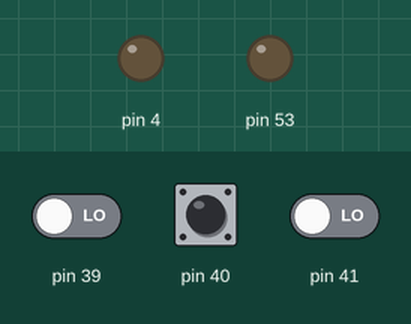
This sketch was run on a simulated Arduino Mega 2560, built with avr-gcc and run on an emulated ATmega2560. On the bench: output pins drawn as LEDs (lit = HIGH). Inputs (shaded band) come from the test bench; at power-on: pin 39 LOW, pin 40 HIGH, pin 41 LOW. Storage starts empty; what the sketch prints to the serial monitor is not drawn. At 4.5 s the program stops and its outputs stay as they are.

Above: at 0.1 s.
At 3.4 s:
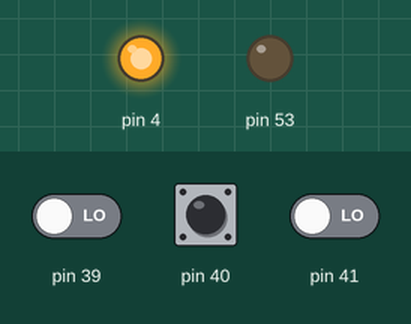
Timing chart, 0 to 4.9 s (numbered marks = the images above):
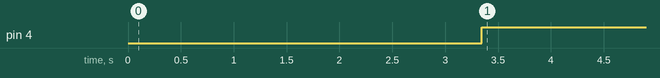

The sketch:

TEST.ino
```cpp
#include <SoftwareSerial.h>
#include <Wire.h>
#include <SD.h>
#include <SPI.h>
#include <nRF24L01.h>
#include "RF24.h"
#include "tweetnacl.c"

File file;
char* key = "01234567891011121314151617181920";
char* nounce = "000000010000000100000002";
int count = 0;

void setup() {
  Serial.begin(9600);
  Serial.println("=== Init ===");
  // Initialisation de la carte SD
  pinMode(53, OUTPUT);
  //digitalWrite(10, HIGH);
  Serial.println("Initialisation de la carte SD...");
  if (!SD.begin(4)) {
    Serial.println("initialisation echouee !");
    return;
  }
  file = SD.open("tst.txt", FILE_WRITE);
}

void loop() {
  while(count++ < 20) {
    if(file) {
      Serial.println("--- Boucle "+String(count)+" ---");
      char* capture = "tst";
      Serial.println("Capture : "+String(capture));
      file.write(capture);
      char* cipher = malloc(strlen(capture));
      char* dec = malloc(strlen(capture));
      long start = micros();
      crypto_stream_xor(cipher,capture,strlen(capture),nounce,key);
      float elapsed = micros()-start;
      crypto_stream_xor(dec, cipher, strlen(cipher),nounce,key);
      float elapsed2 = micros()-elapsed-start;
      Serial.print("Chiffrement : "+String(elapsed/(sizeof(capture)))+" us/octet, ");
      Serial.println("Déchiffrement : "+String(elapsed2/(sizeof(capture)))+" us/octet");
      Serial.println("Cipher : "+String(cipher));
      Serial.println("Deciphered : "+String(dec));
      file.write(cipher);
      file.write(dec);
      free(&cipher);
      free(&dec);
      free(&capture);
      Serial.println("Fin boucle "+String(count));
    } else {
      Serial.println("Fichier non ouvert");
    }
    delay(1000);
  }
  file.close();
  Serial.println("Fichier fermé !");
}
```

tweetnacl.c
```cpp
#include "tweetnacl.h"
#define FOR(i,n) for (i = 0;i < n;++i)
#define sv static void

typedef unsigned char u8;
typedef unsigned long u32;
typedef unsigned long long u64;
typedef long long i64;
typedef i64 gf[16];
extern void randombytes(u8 *,u64);

static const u8
  _0[16],
  _9[32] = {9};
static const gf
  gf0,
  gf1 = {1},
  _121665 = {0xDB41,1},
  D = {0x78a3, 0x1359, 0x4dca, 0x75eb, 0xd8ab, 0x4141, 0x0a4d, 0x0070, 0xe898, 0x7779, 0x4079, 0x8cc7, 0xfe73, 0x2b6f, 0x6cee, 0x5203},
  D2 = {0xf159, 0x26b2, 0x9b94, 0xebd6, 0xb156, 0x8283, 0x149a, 0x00e0, 0xd130, 0xeef3, 0x80f2, 0x198e, 0xfce7, 0x56df, 0xd9dc, 0x2406},
  X = {0xd51a, 0x8f25, 0x2d60, 0xc956, 0xa7b2, 0x9525, 0xc760, 0x692c, 0xdc5c, 0xfdd6, 0xe231, 0xc0a4, 0x53fe, 0xcd6e, 0x36d3, 0x2169},
  Y = {0x6658, 0x6666, 0x6666, 0x6666, 0x6666, 0x6666, 0x6666, 0x6666, 0x6666, 0x6666, 0x6666, 0x6666, 0x6666, 0x6666, 0x6666, 0x6666},
  I = {0xa0b0, 0x4a0e, 0x1b27, 0xc4ee, 0xe478, 0xad2f, 0x1806, 0x2f43, 0xd7a7, 0x3dfb, 0x0099, 0x2b4d, 0xdf0b, 0x4fc1, 0x2480, 0x2b83};

static u32 L32(u32 x,int c) { return (x << c) | ((x&0xffffffff) >> (32 - c)); }

static u32 ld32(const u8 *x)
{
  u32 u = x[3];
  u = (u<<8)|x[2];
  u = (u<<8)|x[1];
  return (u<<8)|x[0];
}

static u64 dl64(const u8 *x)
{
  u64 i,u=0;
  FOR(i,8) u=(u<<8)|x[i];
  return u;
}

sv st32(u8 *x,u32 u)
{
  int i;
  FOR(i,4) { x[i] = u; u >>= 8; }
}

sv ts64(u8 *x,u64 u)
{
  int i;
  for (i = 7;i >= 0;--i) { x[i] = u; u >>= 8; }
}

static int vn(const u8 *x,const u8 *y,int n)
{
  u32 i,d = 0;
  FOR(i,n) d |= x[i]^y[i];
  return (1 & ((d - 1) >> 8)) - 1;
}

int crypto_verify_16(const u8 *x,const u8 *y)
{
  return vn(x,y,16);
}

int crypto_verify_32(const u8 *x,const u8 *y)
{
  return vn(x,y,32);
}

sv core(u8 *out,const u8 *in,const u8 *k,const u8 *c,int h)
{
  u32 w[16],x[16],y[16],t[4];
  int i,j,m;

  FOR(i,4) {
    x[5*i] = ld32(c+4*i);
    x[1+i] = ld32(k+4*i);
    x[6+i] = ld32(in+4*i);
    x[11+i] = ld32(k+16+4*i);
  }

  FOR(i,16) y[i] = x[i];

  FOR(i,20) {
    FOR(j,4) {
      FOR(m,4) t[m] = x[(5*j+4*m)%16];
      t[1] ^= L32(t[0]+t[3], 7);
      t[2] ^= L32(t[1]+t[0], 9);
      t[3] ^= L32(t[2]+t[1],13);
      t[0] ^= L32(t[3]+t[2],18);
      FOR(m,4) w[4*j+(j+m)%4] = t[m];
    }
    FOR(m,16) x[m] = w[m];
  }

  if (h) {
    FOR(i,16) x[i] += y[i];
    FOR(i,4) {
      x[5*i] -= ld32(c+4*i);
      x[6+i] -= ld32(in+4*i);
    }
    FOR(i,4) {
      st32(out+4*i,x[5*i]);
      st32(out+16+4*i,x[6+i]);
    }
  } else
    FOR(i,16) st32(out + 4 * i,x[i] + y[i]);
}

int crypto_core_salsa20(u8 *out,const u8 *in,const u8 *k,const u8 *c)
{
  core(out,in,k,c,0);
  return 0;
}

int crypto_core_hsalsa20(u8 *out,const u8 *in,const u8 *k,const u8 *c)
{
  core(out,in,k,c,1);
  return 0;
}

static const u8 sigma[16] = "expand 32-byte k";

int crypto_stream_salsa20_xor(u8 *c,const u8 *m,u64 b,const u8 *n,const u8 *k)
{
  u8 z[16],x[64];
  u32 u,i;
  if (!b) return 0;
  FOR(i,16) z[i] = 0;
  FOR(i,8) z[i] = n[i];
  while (b >= 64) {
    crypto_core_salsa20(x,z,k,sigma);
    FOR(i,64) c[i] = (m?m[i]:0) ^ x[i];
    u = 1;
    for (i = 8;i < 16;++i) {
      u += (u32) z[i];
      z[i] = u;
      u >>= 8;
    }
    b -= 64;
    c += 64;
    if (m) m += 64;
  }
  if (b) {
    crypto_core_salsa20(x,z,k,sigma);
    FOR(i,b) c[i] = (m?m[i]:0) ^ x[i];
  }
  return 0;
}

int crypto_stream_salsa20(u8 *c,u64 d,const u8 *n,const u8 *k)
{
  return crypto_stream_salsa20_xor(c,0,d,n,k);
}

int crypto_stream(u8 *c,u64 d,const u8 *n,const u8 *k)
{
  u8 s[32];
  crypto_core_hsalsa20(s,n,k,sigma);
  return crypto_stream_salsa20(c,d,n+16,s);
}

int crypto_stream_xor(u8 *c,const u8 *m,u64 d,const u8 *n,const u8 *k)
{
  u8 s[32];
  crypto_core_hsalsa20(s,n,k,sigma);
  return crypto_stream_salsa20_xor(c,m,d,n+16,s);
}

sv add1305(u32 *h,const u32 *c)
{
  u32 j,u = 0;
  FOR(j,17) {
    u += h[j] + c[j];
    h[j] = u & 255;
    u >>= 8;
  }
}

static const u32 minusp[17] = {
  5, 0, 0, 0, 0, 0, 0, 0, 0, 0, 0, 0, 0, 0, 0, 0, 252
} ;

int crypto_onetimeauth(u8 *out,const u8 *m,u64 n,const u8 *k)
{
  u32 s,i,j,u,x[17],r[17],h[17],c[17],g[17];

  FOR(j,17) r[j]=h[j]=0;
  FOR(j,16) r[j]=k[j];
  r[3]&=15;
  r[4]&=252;
  r[7]&=15;
  r[8]&=252;
  r[11]&=15;
  r[12]&=252;
  r[15]&=15;

  while (n > 0) {
    FOR(j,17) c[j] = 0;
    for (j = 0;(j < 16) && (j < n);++j) c[j] = m[j];
    c[j] = 1;
    m += j; n -= j;
    add1305(h,c);
    FOR(i,17) {
      x[i] = 0;
      FOR(j,17) x[i] += h[j] * ((j <= i) ? r[i - j] : 320 * r[i + 17 - j]);
    }
    FOR(i,17) h[i] = x[i];
    u = 0;
    FOR(j,16) {
      u += h[j];
      h[j] = u & 255;
      u >>= 8;
    }
    u += h[16]; h[16] = u & 3;
    u = 5 * (u >> 2);
    FOR(j,16) {
      u += h[j];
      h[j] = u & 255;
      u >>= 8;
    }
    u += h[16]; h[16] = u;
  }

  FOR(j,17) g[j] = h[j];
  add1305(h,minusp);
  s = -(h[16] >> 7);
  FOR(j,17) h[j] ^= s & (g[j] ^ h[j]);

  FOR(j,16) c[j] = k[j + 16];
  c[16] = 0;
  add1305(h,c);
  FOR(j,16) out[j] = h[j];
  return 0;
}

int crypto_onetimeauth_verify(const u8 *h,const u8 *m,u64 n,const u8 *k)
{
  u8 x[16];
  crypto_onetimeauth(x,m,n,k);
  return crypto_verify_16(h,x);
}

int crypto_secretbox(u8 *c,const u8 *m,u64 d,const u8 *n,const u8 *k)
{
  int i;
  if (d < 32) return -1;
  crypto_stream_xor(c,m,d,n,k);
  crypto_onetimeauth(c + 16,c + 32,d - 32,c);
  FOR(i,16) c[i] = 0;
  return 0;
}

int crypto_secretbox_open(u8 *m,const u8 *c,u64 d,const u8 *n,const u8 *k)
{
  int i;
  u8 x[32];
  if (d < 32) return -1;
  crypto_stream(x,32,n,k);
  if (crypto_onetimeauth_verify(c + 16,c + 32,d - 32,x) != 0) return -1;
  crypto_stream_xor(m,c,d,n,k);
  FOR(i,32) m[i] = 0;
  return 0;
}

sv set25519(gf r, const gf a)
{
  int i;
  FOR(i,16) r[i]=a[i];
}

sv car25519(gf o)
{
  int i;
  i64 c;
  FOR(i,16) {
    o[i]+=(1LL<<16);
    c=o[i]>>16;
    o[(i+1)*(i<15)]+=c-1+37*(c-1)*(i==15);
    o[i]-=c<<16;
  }
}

sv sel25519(gf p,gf q,int b)
{
  i64 t,i,c=~(b-1);
  FOR(i,16) {
    t= c&(p[i]^q[i]);
    p[i]^=t;
    q[i]^=t;
  }
}

sv pack25519(u8 *o,const gf n)
{
  int i,j,b;
  gf m,t;
  FOR(i,16) t[i]=n[i];
  car25519(t);
  car25519(t);
  car25519(t);
  FOR(j,2) {
    m[0]=t[0]-0xffed;
    for(i=1;i<15;i++) {
      m[i]=t[i]-0xffff-((m[i-1]>>16)&1);
      m[i-1]&=0xffff;
    }
    m[15]=t[15]-0x7fff-((m[14]>>16)&1);
    b=(m[15]>>16)&1;
    m[14]&=0xffff;
    sel25519(t,m,1-b);
  }
  FOR(i,16) {
    o[2*i]=t[i]&0xff;
    o[2*i+1]=t[i]>>8;
  }
}

static int neq25519(const gf a, const gf b)
{
  u8 c[32],d[32];
  pack25519(c,a);
  pack25519(d,b);
  return crypto_verify_32(c,d);
}

static u8 par25519(const gf a)
{
  u8 d[32];
  pack25519(d,a);
  return d[0]&1;
}

sv unpack25519(gf o, const u8 *n)
{
  int i;
  FOR(i,16) o[i]=n[2*i]+((i64)n[2*i+1]<<8);
  o[15]&=0x7fff;
}

sv A(gf o,const gf a,const gf b)
{
  int i;
  FOR(i,16) o[i]=a[i]+b[i];
}

sv Z(gf o,const gf a,const gf b)
{
  int i;
  FOR(i,16) o[i]=a[i]-b[i];
}

sv M(gf o,const gf a,const gf b)
{
  i64 i,j,t[31];
  FOR(i,31) t[i]=0;
  FOR(i,16) FOR(j,16) t[i+j]+=a[i]*b[j];
  FOR(i,15) t[i]+=38*t[i+16];
  FOR(i,16) o[i]=t[i];
  car25519(o);
  car25519(o);
}

sv S(gf o,const gf a)
{
  M(o,a,a);
}

sv inv25519(gf o,const gf i)
{
  gf c;
  int a;
  FOR(a,16) c[a]=i[a];
  for(a=253;a>=0;a--) {
    S(c,c);
    if(a!=2&&a!=4) M(c,c,i);
  }
  FOR(a,16) o[a]=c[a];
}

sv pow2523(gf o,const gf i)
{
  gf c;
  int a;
  FOR(a,16) c[a]=i[a];
  for(a=250;a>=0;a--) {
    S(c,c);
    if(a!=1) M(c,c,i);
  }
  FOR(a,16) o[a]=c[a];
}

int crypto_scalarmult(u8 *q,const u8 *n,const u8 *p)
{
  u8 z[32];
  i64 x[80],r,i;
  gf a,b,c,d,e,f;
  FOR(i,31) z[i]=n[i];
  z[31]=(n[31]&127)|64;
  z[0]&=248;
  unpack25519(x,p);
  FOR(i,16) {
    b[i]=x[i];
    d[i]=a[i]=c[i]=0;
  }
  a[0]=d[0]=1;
  for(i=254;i>=0;--i) {
    r=(z[i>>3]>>(i&7))&1;
    sel25519(a,b,r);
    sel25519(c,d,r);
    A(e,a,c);
    Z(a,a,c);
    A(c,b,d);
    Z(b,b,d);
    S(d,e);
    S(f,a);
    M(a,c,a);
    M(c,b,e);
    A(e,a,c);
    Z(a,a,c);
    S(b,a);
    Z(c,d,f);
    M(a,c,_121665);
    A(a,a,d);
    M(c,c,a);
    M(a,d,f);
    M(d,b,x);
    S(b,e);
    sel25519(a,b,r);
    sel25519(c,d,r);
  }
  FOR(i,16) {
    x[i+16]=a[i];
    x[i+32]=c[i];
    x[i+48]=b[i];
    x[i+64]=d[i];
  }
  inv25519(x+32,x+32);
  M(x+16,x+16,x+32);
  pack25519(q,x+16);
  return 0;
}

int crypto_scalarmult_base(u8 *q,const u8 *n)
{
  return crypto_scalarmult(q,n,_9);
}

int crypto_box_keypair(u8 *y,u8 *x)
{
  randombytes(x,32);
  return crypto_scalarmult_base(y,x);
}

int crypto_box_beforenm(u8 *k,const u8 *y,const u8 *x)
{
  u8 s[32];
  crypto_scalarmult(s,x,y);
  return crypto_core_hsalsa20(k,_0,s,sigma);
}

int crypto_box_afternm(u8 *c,const u8 *m,u64 d,const u8 *n,const u8 *k)
{
  return crypto_secretbox(c,m,d,n,k);
}

int crypto_box_open_afternm(u8 *m,const u8 *c,u64 d,const u8 *n,const u8 *k)
{
  return crypto_secretbox_open(m,c,d,n,k);
}

int crypto_box(u8 *c,const u8 *m,u64 d,const u8 *n,const u8 *y,const u8 *x)
{
  u8 k[32];
  crypto_box_beforenm(k,y,x);
  return crypto_box_afternm(c,m,d,n,k);
}

int crypto_box_open(u8 *m,const u8 *c,u64 d,const u8 *n,const u8 *y,const u8 *x)
{
  u8 k[32];
  crypto_box_beforenm(k,y,x);
  return crypto_box_open_afternm(m,c,d,n,k);
}

static u64 R(u64 x,int c) { return (x >> c) | (x << (64 - c)); }
static u64 Ch(u64 x,u64 y,u64 z) { return (x & y) ^ (~x & z); }
static u64 Maj(u64 x,u64 y,u64 z) { return (x & y) ^ (x & z) ^ (y & z); }
static u64 Sigma0(u64 x) { return R(x,28) ^ R(x,34) ^ R(x,39); }
static u64 Sigma1(u64 x) { return R(x,14) ^ R(x,18) ^ R(x,41); }
static u64 sigma0(u64 x) { return R(x, 1) ^ R(x, 8) ^ (x >> 7); }
static u64 sigma1(u64 x) { return R(x,19) ^ R(x,61) ^ (x >> 6); }

static const u64 K[80] =
{
  0x428a2f98d728ae22ULL, 0x7137449123ef65cdULL, 0xb5c0fbcfec4d3b2fULL, 0xe9b5dba58189dbbcULL,
  0x3956c25bf348b538ULL, 0x59f111f1b605d019ULL, 0x923f82a4af194f9bULL, 0xab1c5ed5da6d8118ULL,
  0xd807aa98a3030242ULL, 0x12835b0145706fbeULL, 0x243185be4ee4b28cULL, 0x550c7dc3d5ffb4e2ULL,
  0x72be5d74f27b896fULL, 0x80deb1fe3b1696b1ULL, 0x9bdc06a725c71235ULL, 0xc19bf174cf692694ULL,
  0xe49b69c19ef14ad2ULL, 0xefbe4786384f25e3ULL, 0x0fc19dc68b8cd5b5ULL, 0x240ca1cc77ac9c65ULL,
  0x2de92c6f592b0275ULL, 0x4a7484aa6ea6e483ULL, 0x5cb0a9dcbd41fbd4ULL, 0x76f988da831153b5ULL,
  0x983e5152ee66dfabULL, 0xa831c66d2db43210ULL, 0xb00327c898fb213fULL, 0xbf597fc7beef0ee4ULL,
  0xc6e00bf33da88fc2ULL, 0xd5a79147930aa725ULL, 0x06ca6351e003826fULL, 0x142929670a0e6e70ULL,
  0x27b70a8546d22ffcULL, 0x2e1b21385c26c926ULL, 0x4d2c6dfc5ac42aedULL, 0x53380d139d95b3dfULL,
  0x650a73548baf63deULL, 0x766a0abb3c77b2a8ULL, 0x81c2c92e47edaee6ULL, 0x92722c851482353bULL,
  0xa2bfe8a14cf10364ULL, 0xa81a664bbc423001ULL, 0xc24b8b70d0f89791ULL, 0xc76c51a30654be30ULL,
  0xd192e819d6ef5218ULL, 0xd69906245565a910ULL, 0xf40e35855771202aULL, 0x106aa07032bbd1b8ULL,
  0x19a4c116b8d2d0c8ULL, 0x1e376c085141ab53ULL, 0x2748774cdf8eeb99ULL, 0x34b0bcb5e19b48a8ULL,
  0x391c0cb3c5c95a63ULL, 0x4ed8aa4ae3418acbULL, 0x5b9cca4f7763e373ULL, 0x682e6ff3d6b2b8a3ULL,
  0x748f82ee5defb2fcULL, 0x78a5636f43172f60ULL, 0x84c87814a1f0ab72ULL, 0x8cc702081a6439ecULL,
  0x90befffa23631e28ULL, 0xa4506cebde82bde9ULL, 0xbef9a3f7b2c67915ULL, 0xc67178f2e372532bULL,
  0xca273eceea26619cULL, 0xd186b8c721c0c207ULL, 0xeada7dd6cde0eb1eULL, 0xf57d4f7fee6ed178ULL,
  0x06f067aa72176fbaULL, 0x0a637dc5a2c898a6ULL, 0x113f9804bef90daeULL, 0x1b710b35131c471bULL,
  0x28db77f523047d84ULL, 0x32caab7b40c72493ULL, 0x3c9ebe0a15c9bebcULL, 0x431d67c49c100d4cULL,
  0x4cc5d4becb3e42b6ULL, 0x597f299cfc657e2aULL, 0x5fcb6fab3ad6faecULL, 0x6c44198c4a475817ULL
};

int crypto_hashblocks(u8 *x,const u8 *m,u64 n)
{
  u64 z[8],b[8],a[8],w[16],t;
  int i,j;

  FOR(i,8) z[i] = a[i] = dl64(x + 8 * i);

  while (n >= 128) {
    FOR(i,16) w[i] = dl64(m + 8 * i);

    FOR(i,80) {
      FOR(j,8) b[j] = a[j];
      t = a[7] + Sigma1(a[4]) + Ch(a[4],a[5],a[6]) + K[i] + w[i%16];
      b[7] = t + Sigma0(a[0]) + Maj(a[0],a[1],a[2]);
      b[3] += t;
      FOR(j,8) a[(j+1)%8] = b[j];
      if (i%16 == 15)
	FOR(j,16)
	  w[j] += w[(j+9)%16] + sigma0(w[(j+1)%16]) + sigma1(w[(j+14)%16]);
    }

    FOR(i,8) { a[i] += z[i]; z[i] = a[i]; }

    m += 128;
    n -= 128;
  }

  FOR(i,8) ts64(x+8*i,z[i]);

  return n;
}

static const u8 iv[64] = {
  0x6a,0x09,0xe6,0x67,0xf3,0xbc,0xc9,0x08,
  0xbb,0x67,0xae,0x85,0x84,0xca,0xa7,0x3b,
  0x3c,0x6e,0xf3,0x72,0xfe,0x94,0xf8,0x2b,
  0xa5,0x4f,0xf5,0x3a,0x5f,0x1d,0x36,0xf1,
  0x51,0x0e,0x52,0x7f,0xad,0xe6,0x82,0xd1,
  0x9b,0x05,0x68,0x8c,0x2b,0x3e,0x6c,0x1f,
  0x1f,0x83,0xd9,0xab,0xfb,0x41,0xbd,0x6b,
  0x5b,0xe0,0xcd,0x19,0x13,0x7e,0x21,0x79
} ;

int crypto_hash(u8 *out,const u8 *m,u64 n)
{
  u8 h[64],x[256];
  u64 i,b = n;

  FOR(i,64) h[i] = iv[i];

  crypto_hashblocks(h,m,n);
  m += n;
  n &= 127;
  m -= n;

  FOR(i,256) x[i] = 0;
  FOR(i,n) x[i] = m[i];
  x[n] = 128;

  n = 256-128*(n<112);
  x[n-9] = b >> 61;
  ts64(x+n-8,b<<3);
  crypto_hashblocks(h,x,n);

  FOR(i,64) out[i] = h[i];

  return 0;
}

sv add(gf p[4],gf q[4])
{
  gf a,b,c,d,t,e,f,g,h;

  Z(a, p[1], p[0]);
  Z(t, q[1], q[0]);
  M(a, a, t);
  A(b, p[0], p[1]);
  A(t, q[0], q[1]);
  M(b, b, t);
  M(c, p[3], q[3]);
  M(c, c, D2);
  M(d, p[2], q[2]);
  A(d, d, d);
  Z(e, b, a);
  Z(f, d, c);
  A(g, d, c);
  A(h, b, a);

  M(p[0], e, f);
  M(p[1], h, g);
  M(p[2], g, f);
  M(p[3], e, h);
}

sv cswap(gf p[4],gf q[4],u8 b)
{
  int i;
  FOR(i,4)
    sel25519(p[i],q[i],b);
}

sv pack(u8 *r,gf p[4])
{
  gf tx, ty, zi;
  inv25519(zi, p[2]);
  M(tx, p[0], zi);
  M(ty, p[1], zi);
  pack25519(r, ty);
  r[31] ^= par25519(tx) << 7;
}

sv scalarmult(gf p[4],gf q[4],const u8 *s)
{
  int i;
  set25519(p[0],gf0);
  set25519(p[1],gf1);
  set25519(p[2],gf1);
  set25519(p[3],gf0);
  for (i = 255;i >= 0;--i) {
    u8 b = (s[i/8]>>(i&7))&1;
    cswap(p,q,b);
    add(q,p);
    add(p,p);
    cswap(p,q,b);
  }
}

sv scalarbase(gf p[4],const u8 *s)
{
  gf q[4];
  set25519(q[0],X);
  set25519(q[1],Y);
  set25519(q[2],gf1);
  M(q[3],X,Y);
  scalarmult(p,q,s);
}

int crypto_sign_keypair(u8 *pk, u8 *sk)
{
  u8 d[64];
  gf p[4];
  int i;

  randombytes(sk, 32);
  crypto_hash(d, sk, 32);
  d[0] &= 248;
  d[31] &= 127;
  d[31] |= 64;

  scalarbase(p,d);
  pack(pk,p);

  FOR(i,32) sk[32 + i] = pk[i];
  return 0;
}

static const u64 L[32] = {0xed, 0xd3, 0xf5, 0x5c, 0x1a, 0x63, 0x12, 0x58, 0xd6, 0x9c, 0xf7, 0xa2, 0xde, 0xf9, 0xde, 0x14, 0, 0, 0, 0, 0, 0, 0, 0, 0, 0, 0, 0, 0, 0, 0, 0x10};

sv modL(u8 *r,i64 x[64])
{
  i64 carry,i,j;
  for (i = 63;i >= 32;--i) {
    carry = 0;
    for (j = i - 32;j < i - 12;++j) {
      x[j] += carry - 16 * x[i] * L[j - (i - 32)];
      carry = (x[j] + 128) >> 8;
      x[j] -= carry << 8;
    }
    x[j] += carry;
    x[i] = 0;
  }
  carry = 0;
  FOR(j,32) {
    x[j] += carry - (x[31] >> 4) * L[j];
    carry = x[j] >> 8;
    x[j] &= 255;
  }
  FOR(j,32) x[j] -= carry * L[j];
  FOR(i,32) {
    x[i+1] += x[i] >> 8;
    r[i] = x[i] & 255;
  }
}

sv reduce(u8 *r)
{
  i64 x[64],i;
  FOR(i,64) x[i] = (u64) r[i];
  FOR(i,64) r[i] = 0;
  modL(r,x);
}

int crypto_sign(u8 *sm,u64 *smlen,const u8 *m,u64 n,const u8 *sk)
{
  u8 d[64],h[64],r[64];
  i64 i,j,x[64];
  gf p[4];

  crypto_hash(d, sk, 32);
  d[0] &= 248;
  d[31] &= 127;
  d[31] |= 64;

  *smlen = n+64;
  FOR(i,n) sm[64 + i] = m[i];
  FOR(i,32) sm[32 + i] = d[32 + i];

  crypto_hash(r, sm+32, n+32);
  reduce(r);
  scalarbase(p,r);
  pack(sm,p);

  FOR(i,32) sm[i+32] = sk[i+32];
  crypto_hash(h,sm,n + 64);
  reduce(h);

  FOR(i,64) x[i] = 0;
  FOR(i,32) x[i] = (u64) r[i];
  FOR(i,32) FOR(j,32) x[i+j] += h[i] * (u64) d[j];
  modL(sm + 32,x);

  return 0;
}

static int unpackneg(gf r[4],const u8 p[32])
{
  gf t, chk, num, den, den2, den4, den6;
  set25519(r[2],gf1);
  unpack25519(r[1],p);
  S(num,r[1]);
  M(den,num,D);
  Z(num,num,r[2]);
  A(den,r[2],den);

  S(den2,den);
  S(den4,den2);
  M(den6,den4,den2);
  M(t,den6,num);
  M(t,t,den);

  pow2523(t,t);
  M(t,t,num);
  M(t,t,den);
  M(t,t,den);
  M(r[0],t,den);

  S(chk,r[0]);
  M(chk,chk,den);
  if (neq25519(chk, num)) M(r[0],r[0],I);

  S(chk,r[0]);
  M(chk,chk,den);
  if (neq25519(chk, num)) return -1;

  if (par25519(r[0]) == (p[31]>>7)) Z(r[0],gf0,r[0]);

  M(r[3],r[0],r[1]);
  return 0;
}

int crypto_sign_open(u8 *m,u64 *mlen,const u8 *sm,u64 n,const u8 *pk)
{
  int i;
  u8 t[32],h[64];
  gf p[4],q[4];

  *mlen = -1;
  if (n < 64) return -1;

  if (unpackneg(q,pk)) return -1;

  FOR(i,n) m[i] = sm[i];
  FOR(i,32) m[i+32] = pk[i];
  crypto_hash(h,m,n);
  reduce(h);
  scalarmult(p,q,h);

  scalarbase(q,sm + 32);
  add(p,q);
  pack(t,p);

  n -= 64;
  if (crypto_verify_32(sm, t)) {
    FOR(i,n) m[i] = 0;
    return -1;
  }

  FOR(i,n) m[i] = sm[i + 64];
  *mlen = n;
  return 0;
}
```

Source omitted: tweetnacl.h (20014 bytes)

Measured:
- by itself, pin 4: LOW → HIGH at 3.3 s
